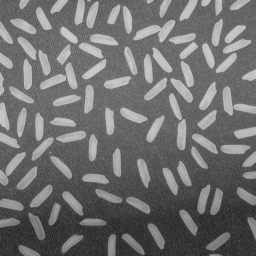
%> input picture MATLAB/11.28/rice.png, 256 x 256 px
$ octave Inner_bounder_detect.m   (GNU Octave 9; MATLAB toolbox functions it lacks are replaced by stand-ins)
%> lines starting %> are read from the running program, lines starting %| are printed output that depends on the picture; in (x1, y1, x2, y2) boxes, pixels count from 0 and x2, y2 are one past the last pixel; in counts of white or black regions, pixels touching at a corner belong together; the program's own positions count from 1
close all
clear
clc

Image = imread("rice.png");
%> Image is the input picture: size 256x256 uint8; min 40, max 204, mean 111.2
Image = imbinarize(Image);
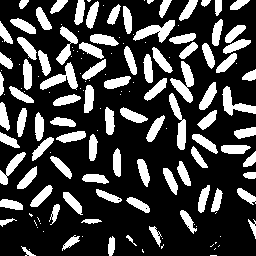
%> Image: size 256x256 logical; 25.8% white; 151 white regions (62 under 20 px), largest, box (x1, y1, x2, y2) and area: (170, 61, 194, 103) 448, (133, 20, 175, 43) 429, (40, 62, 78, 90) 423
% Image = rgb2gray(Image);
ImageSize = size(Image);
%> ImageSize = [256 256]
row = ImageSize(1, 1);
%> row = 256
col = ImageSize(1, 2);
%> col = 256

%% 第1步：左移
ImageLA = Image;
subplot(5, 4, 1), imshow(ImageLA), xlabel("(a1) 原始图像"), ylabel("第1步：左移");

ImageLB = ImageLA;
ImageLB(:, 1) = [];
%> ImageLB: size 256x255 logical; 25.7% white; 151 white regions (62 under 20 px), largest, box (x1, y1, x2, y2) and area: (169, 61, 193, 103) 448, (132, 20, 174, 43) 429, (39, 62, 77, 90) 423
ImageLB = [ImageLB ones(row, 1)];
%> ImageLB: size 256x256 double; values 0 (black) and 1 (white), 26% white; 145 white regions (62 under 20 px), largest, box (x1, y1, x2, y2) and area: (221, 0, 256, 256) 1362, (169, 61, 193, 103) 448, (132, 20, 174, 43) 429
subplot(5, 4, 2), imshow(ImageLB), xlabel("(b1) 左移1个像素");

ImageLC = ImageLA | ImageLB;
%> ImageLC: size 256x256 logical; 29.1% white; 132 white regions (50 under 20 px), largest, box (x1, y1, x2, y2) and area: (221, 0, 256, 256) 1426, (169, 61, 194, 103) 499, (132, 20, 175, 43) 467
subplot(5, 4, 3), imshow(ImageLC), xlabel("(c1) a OR b");

ImageLD = xor(ImageLA, ImageLC);
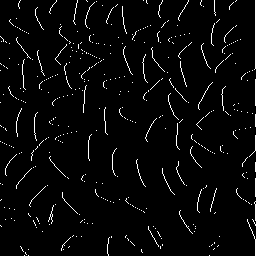
%> ImageLD: size 256x256 logical; 3.3% white in thin lines or dots
subplot(5, 4, 4), imshow(ImageLD), xlabel("(d1) a XOR c");

%% 第2步：右移
ImageRA = Image;
subplot(5, 4, 5), imshow(ImageRA), xlabel("(a2) 原始图像"), ylabel("第2步，=：右移");
ImageRB = ImageRA;
ImageRB(:, col) = [];
ImageRB = [ones(row, 1) ImageRB];
%> ImageRB: size 256x256 double; values 0 (black) and 1 (white), 26.1% white; 145 white regions (63 under 20 px), largest, box (x1, y1, x2, y2) and area: (0, 0, 27, 256) 1475, (171, 61, 195, 103) 448, (134, 20, 176, 43) 429
subplot(5, 4, 6), imshow(ImageRB), xlabel("(b2) 右移1个像素");
ImageRC = ImageRA | ImageRB;
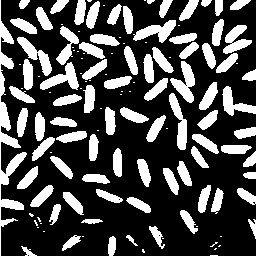
%> ImageRC: size 256x256 logical; 29.1% white; 130 white regions (49 under 20 px), largest, box (x1, y1, x2, y2) and area: (0, 0, 27, 256) 1547, (170, 61, 195, 103) 499, (133, 20, 176, 43) 467
subplot(5, 4, 7), imshow(ImageRC), xlabel("(c2) a OR b");

ImageRD = xor(ImageRA, ImageRC);
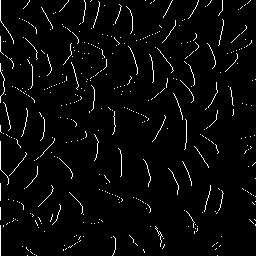
%> ImageRD: size 256x256 logical; 3.3% white in thin lines or dots
subplot(5, 4, 8), imshow(ImageRD), xlabel("(d2) a XOR c");

%% 第3步：上移
ImageUA = Image;
subplot(5, 4, 9), imshow(ImageUA), xlabel("(a3) 原始图像"), ylabel("第3步：上移");

ImageUB = ImageUA;
ImageUB(1, :) = [];
%> ImageUB: size 255x256 logical; 25.8% white; 150 white regions (61 under 20 px), largest, box (x1, y1, x2, y2) and area: (170, 60, 194, 102) 448, (133, 19, 175, 42) 429, (40, 61, 78, 89) 423
ImageUB = [ImageUB; ones(1, col)];
%> ImageUB: size 256x256 double; values 0 (black) and 1 (white), 26.1% white; 148 white regions (60 under 20 px), largest, box (x1, y1, x2, y2) and area: (170, 60, 194, 102) 448, (133, 19, 175, 42) 429, (0, 235, 256, 256) 426
subplot(5, 4, 10), imshow(ImageUB), xlabel("(b3) 上移1个像素");

ImageUC = ImageUA | ImageUB;
%> ImageUC: size 256x256 logical; 28.8% white; 131 white regions (47 under 20 px), largest, box (x1, y1, x2, y2) and area: (216, 24, 251, 73) 666, (170, 60, 194, 103) 484, (79, 41, 106, 82) 476
subplot(5, 4, 11), imshow(ImageUC), xlabel("(c3) a OR b");

ImageUD = xor(ImageUA, ImageUC);
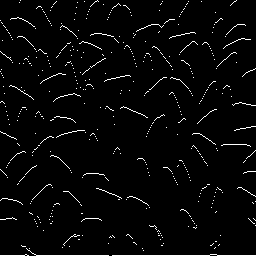
%> ImageUD: size 256x256 logical; 3% white in thin lines or dots
subplot(5, 4, 12), imshow(ImageUD), xlabel("(d3) a XOR c");

%% 第4步：下移
ImageDA = Image;
subplot(5, 4, 13), imshow(ImageDA), xlabel("(a4) 原始图像"), ylabel("第4步：下移");

ImageDB = ImageDA;
ImageDB(row, :) = [];
ImageDB = [ones(1, col); ImageDB];
%> ImageDB: size 256x256 double; values 0 (black) and 1 (white), 26.2% white; 140 white regions (58 under 20 px), largest, box (x1, y1, x2, y2) and area: (0, 0, 256, 26) 1252, (170, 62, 194, 104) 448, (133, 21, 175, 44) 429
subplot(5, 4, 14), imshow(ImageDB), xlabel("(b4) 上移1个像素");

ImageDC = ImageDA | ImageDB;
%> ImageDC: size 256x256 logical; 28.8% white; 122 white regions (45 under 20 px), largest, box (x1, y1, x2, y2) and area: (0, 0, 256, 30) 1508, (216, 25, 251, 74) 666, (170, 61, 194, 104) 484
subplot(5, 4, 15), imshow(ImageDC), xlabel("(c4) a OR b");

ImageDD = xor(ImageDA, ImageDC);
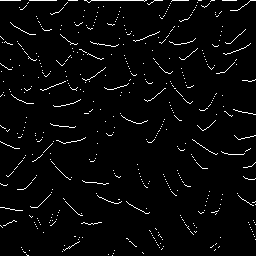
%> ImageDD: size 256x256 logical; 3% white in thin lines or dots
subplot(5, 4, 16), imshow(ImageDD), xlabel("(d4) a XOR c");

%% 第5步：结果或
subplot(5, 4, 17), imshow(Image), xlabel("(a) 原二值图像"), ylabel("第5步：结果或");
subplot(5, 4, 20), imshow(ImageLD | ImageRD | ImageUD | ImageDD), xlabel("(e) 边缘检测结果");
%> after `imshow(ImageLD | ImageRD | ImageUD | ImageDD)`:
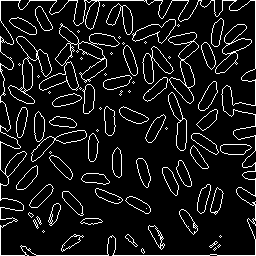
%> displayed picture: size 256x256 logical; 9.2% white in thin lines or dots
